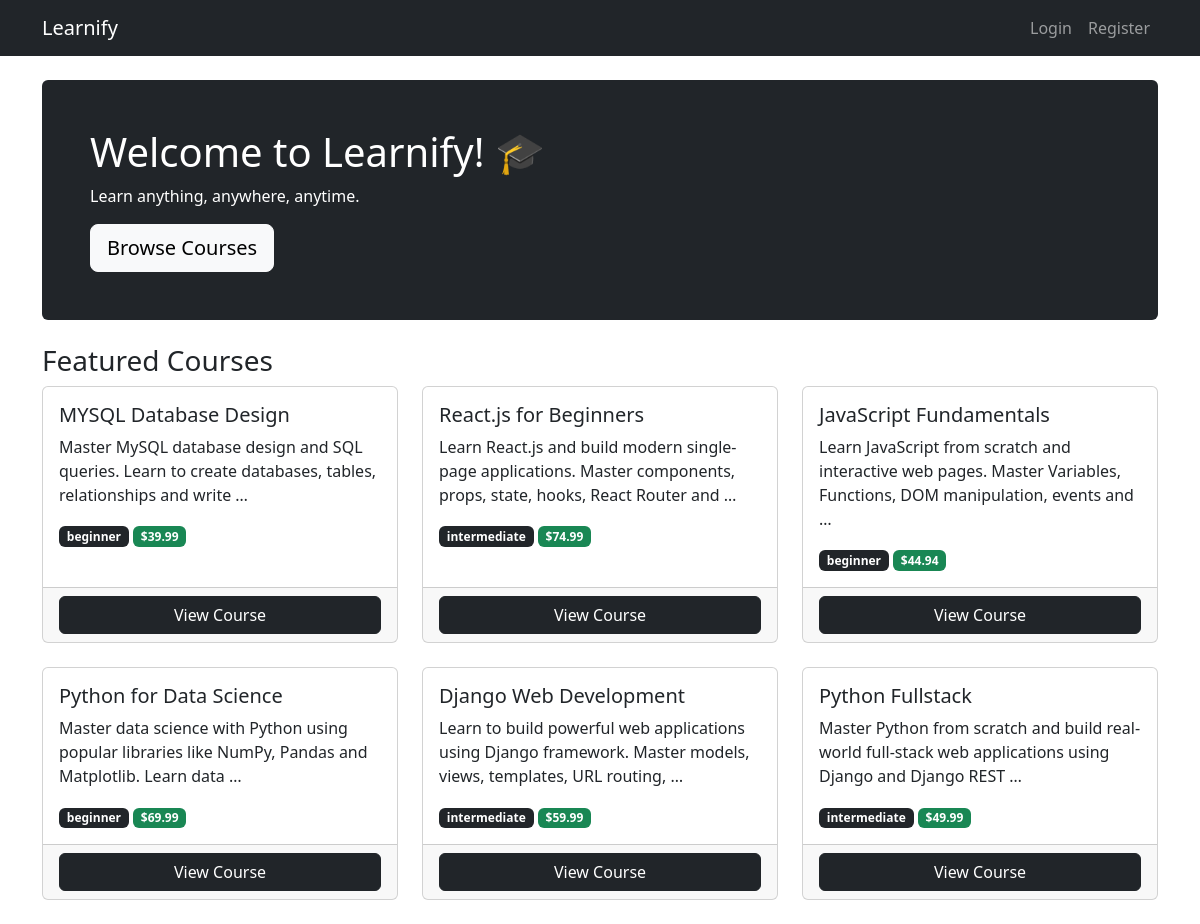
Page /dashboard/ on the earlier database version.
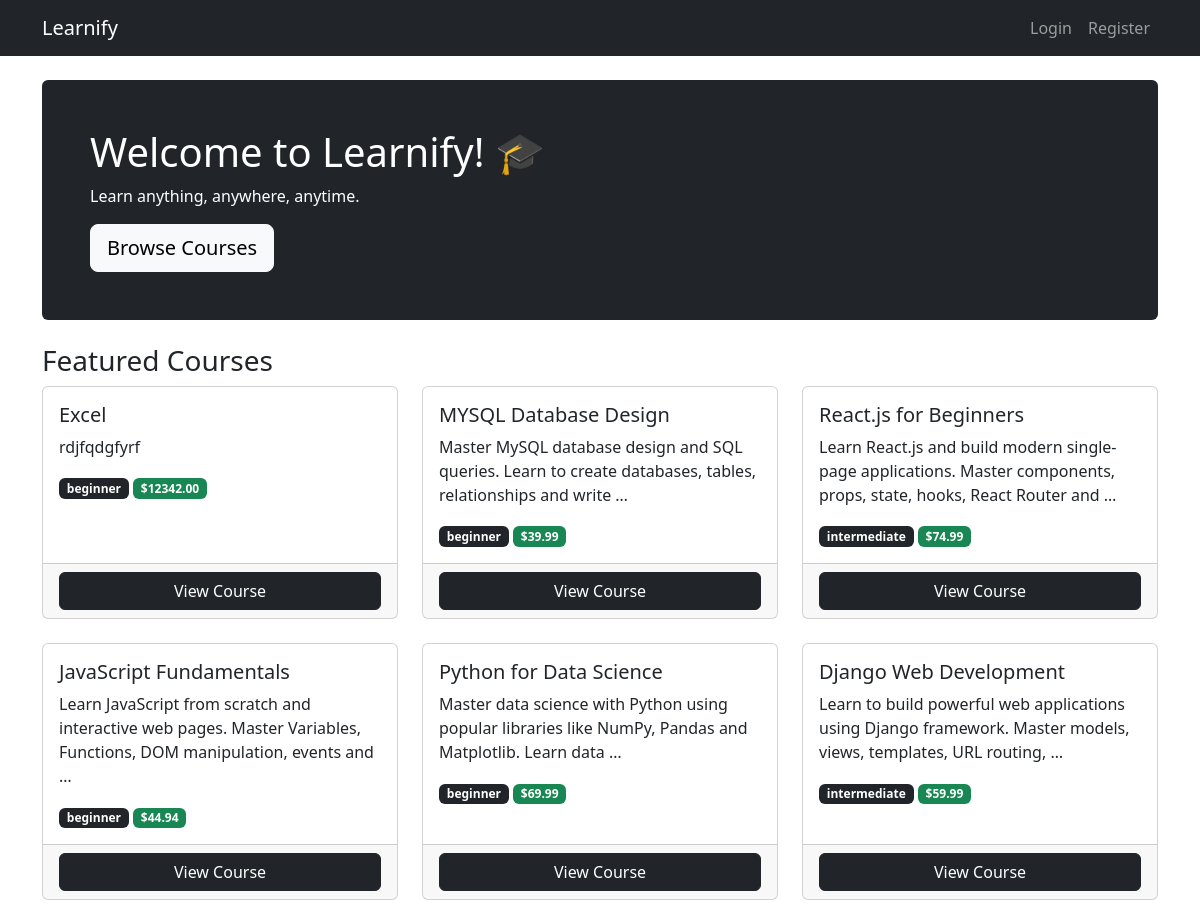
Same page on the later database version.
### courses/models.py (models this page shows, shortened)
class Course(models.Model):
    LEVEL_CHOICES = (
        ('beginner', 'Beginner'),
        ('intermediate', 'Intermediate'),
        ('advanced', 'Advanced'),
    )
    STATUS_CHOICES = (
        ('draft', 'Draft'),
        ('published', 'Published'),
    )
    title = models.CharField(max_length=200)
    description = models.TextField()
    category = models.ForeignKey(Category,
                                on_delete=models.CASCADE,
                                related_name='courses')
    instructor = models.ForeignKey(CustomUser,
                                  on_delete=models.CASCADE,
                                  related_name='courses')
    price = models.DecimalField(max_digits=10, decimal_places=2)
    thumbnail = models.ImageField(upload_to='course_thumbnails/',
                                 blank=True, null=True)
    level = models.CharField(max_length=20,
                            choices=LEVEL_CHOICES,
                            default='beginner')
    status = models.CharField(max_length=20,
                             choices=STATUS_CHOICES,
                             default='draft')
    created_at = models.DateTimeField(auto_now_add=True)
    updated_at = models.DateTimeField(auto_now=True)

### courses/views.py (the view)
# urls.py: path('', views.home, name='home'),
def home(request):
    courses = Course.objects.filter(
                status='published').order_by('-created_at')[:6]
    categories = Category.objects.all()
    return render(request, 'courses/home.html', {
        'courses': courses,
        'categories': categories
    })

### templates/courses/home.html (shortened to what this page needs)
{% extends 'base.html' %}
{% block content %}
<div class="jumbotron bg-dark text-white p-5 rounded mb-4">
    <h1>Welcome to Learnify! 🎓</h1>
    <p>Learn anything, anywhere, anytime.</p>
    <a href="{% url 'course_list' %}"
       class="btn btn-light btn-lg">Browse Courses</a>
</div>
<h3>Featured Courses</h3>
<div class="row">
    {% for course in courses %}
    <div class="col-md-4 mb-4">
        <div class="card h-100">
            <div class="card-body">
                <h5 class="card-title">{{ course.title }}</h5>
                <p class="card-text">
                    {{ course.description|truncatewords:15 }}
                </p>
                <span class="badge bg-dark">
                    {{ course.level }}
                </span>
                <span class="badge bg-success">
                    ${{ course.price }}
                </span>
            </div>
            <div class="card-footer">
                <a href="{% url 'course_detail' course.pk %}"
                   class="btn btn-dark w-100">View Course</a>
            </div>
        </div>
    </div>
    {% empty %}
    <p>No courses available yet.</p>
    {% endfor %}
</div>
{% endblock %}

Differences in the rows shown:
no longer on this page (row unchanged): Course: title "Python Fullstack", description "Master Python from scratch and build real-world full-stack web applications using Django and Django REST …", level "intermediate", price "49.99"
added Course: title "Excel", description "rdjfqdgfyrf", level "beginner", price "12342.00"
